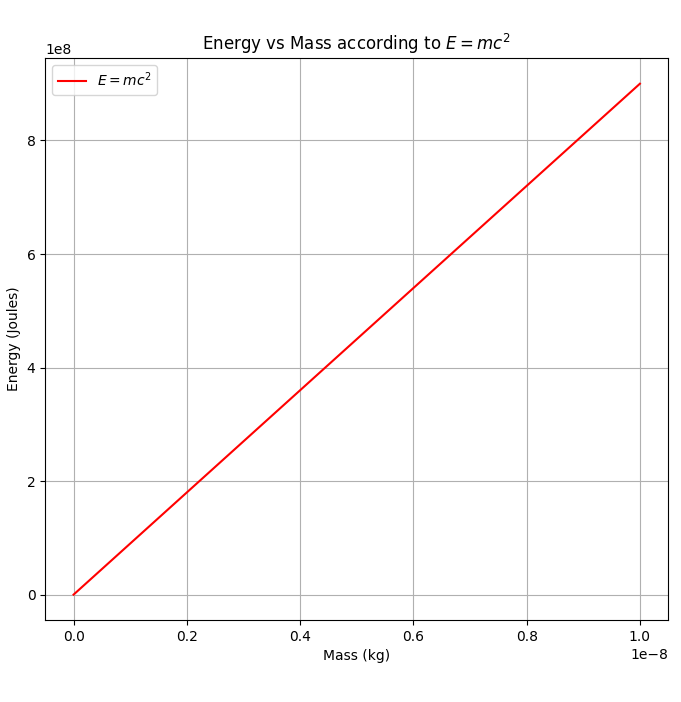

This figure's Python source:
import numpy as np
import matplotlib.pyplot as plt

# Constants
c = 3e8  # speed of light in meters per second

# Mass range (kg)
m = np.linspace(0, 1e-8, 500)  # very small masses for visualization

# Calculate Energy
E = m * c**2

# Plot
plt.figure(figsize=(8,5))
plt.plot(m, E, label=r'$E = mc^2$', color='red')

# Labels and title
plt.title('Energy vs Mass according to $E=mc^2$')
plt.xlabel('Mass (kg)')
plt.ylabel('Energy (Joules)')
plt.grid(True)
plt.legend()
plt.tight_layout()
plt.show()
